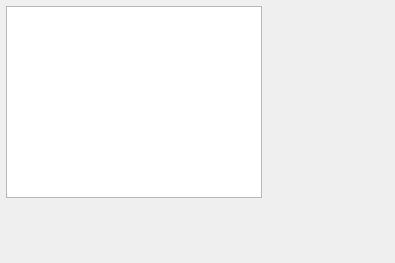
<?xml version="1.0" encoding="UTF-8"?>
<ui version="4.0">
 <class>DOC</class>
 <widget class="QWidget" name="DOC">
  <property name="geometry">
   <rect>
    <x>0</x>
    <y>0</y>
    <width>395</width>
    <height>263</height>
   </rect>
  </property>
  <property name="windowTitle">
   <string>Form</string>
  </property>
  <widget class="QPlainTextEdit" name="plainTextEdit">
   <property name="geometry">
    <rect>
     <x>6</x>
     <y>6</y>
     <width>256</width>
     <height>192</height>
    </rect>
   </property>
  </widget>
  <action name="actionOpen">
   <property name="icon">
    <iconset resource="res.qrc">
     <normaloff>:/icons/open3.bmp</normaloff>:/icons/open3.bmp</iconset>
   </property>
   <property name="text">
    <string>Open</string>
   </property>
  </action>
  <action name="actionCut">
   <property name="icon">
    <iconset resource="res.qrc">
     <normaloff>:/icons/cut.bmp</normaloff>:/icons/cut.bmp</iconset>
   </property>
   <property name="text">
    <string>Cut</string>
   </property>
  </action>
  <action name="actionCopy">
   <property name="icon">
    <iconset resource="res.qrc">
     <normaloff>:/icons/copy.bmp</normaloff>:/icons/copy.bmp</iconset>
   </property>
   <property name="text">
    <string>Copy</string>
   </property>
  </action>
  <action name="actionPaste">
   <property name="icon">
    <iconset resource="res.qrc">
     <normaloff>:/icons/paste.bmp</normaloff>:/icons/paste.bmp</iconset>
   </property>
   <property name="text">
    <string>Paste</string>
   </property>
  </action>
  <action name="actionFont">
   <property name="icon">
    <iconset resource="res.qrc">
     <normaloff>:/icons/724.bmp</normaloff>:/icons/724.bmp</iconset>
   </property>
   <property name="text">
    <string>Font</string>
   </property>
  </action>
  <action name="actionExit">
   <property name="icon">
    <iconset resource="res.qrc">
     <normaloff>:/icons/exit.bmp</normaloff>:/icons/exit.bmp</iconset>
   </property>
   <property name="text">
    <string>Exit</string>
   </property>
  </action>
  <action name="actionUndo">
   <property name="icon">
    <iconset resource="res.qrc">
     <normaloff>:/icons/undo.bmp</normaloff>:/icons/undo.bmp</iconset>
   </property>
   <property name="text">
    <string>Undo</string>
   </property>
  </action>
  <action name="actionRedo">
   <property name="icon">
    <iconset resource="res.qrc">
     <normaloff>:/icons/redo.bmp</normaloff>:/icons/redo.bmp</iconset>
   </property>
   <property name="text">
    <string>Redo</string>
   </property>
  </action>
 </widget>
 <resources>
  <include location="res.qrc"/>
 </resources>
 <connections>
  <connection>
   <sender>actionCopy</sender>
   <signal>triggered()</signal>
   <receiver>plainTextEdit</receiver>
   <slot>copy()</slot>
   <hints>
    <hint type="sourcelabel">
     <x>-1</x>
     <y>-1</y>
    </hint>
    <hint type="destinationlabel">
     <x>197</x>
     <y>131</y>
    </hint>
   </hints>
  </connection>
  <connection>
   <sender>actionExit</sender>
   <signal>triggered()</signal>
   <receiver>DOC</receiver>
   <slot>close()</slot>
   <hints>
    <hint type="sourcelabel">
     <x>-1</x>
     <y>-1</y>
    </hint>
    <hint type="destinationlabel">
     <x>197</x>
     <y>131</y>
    </hint>
   </hints>
  </connection>
  <connection>
   <sender>actionUndo</sender>
   <signal>triggered()</signal>
   <receiver>plainTextEdit</receiver>
   <slot>undo()</slot>
   <hints>
    <hint type="sourcelabel">
     <x>-1</x>
     <y>-1</y>
    </hint>
    <hint type="destinationlabel">
     <x>197</x>
     <y>131</y>
    </hint>
   </hints>
  </connection>
  <connection>
   <sender>actionRedo</sender>
   <signal>triggered()</signal>
   <receiver>plainTextEdit</receiver>
   <slot>redo()</slot>
   <hints>
    <hint type="sourcelabel">
     <x>-1</x>
     <y>-1</y>
    </hint>
    <hint type="destinationlabel">
     <x>197</x>
     <y>131</y>
    </hint>
   </hints>
  </connection>
  <connection>
   <sender>actionPaste</sender>
   <signal>triggered()</signal>
   <receiver>plainTextEdit</receiver>
   <slot>paste()</slot>
   <hints>
    <hint type="sourcelabel">
     <x>-1</x>
     <y>-1</y>
    </hint>
    <hint type="destinationlabel">
     <x>197</x>
     <y>131</y>
    </hint>
   </hints>
  </connection>
  <connection>
   <sender>actionCut</sender>
   <signal>triggered()</signal>
   <receiver>plainTextEdit</receiver>
   <slot>cut()</slot>
   <hints>
    <hint type="sourcelabel">
     <x>-1</x>
     <y>-1</y>
    </hint>
    <hint type="destinationlabel">
     <x>197</x>
     <y>131</y>
    </hint>
   </hints>
  </connection>
 </connections>
</ui>
